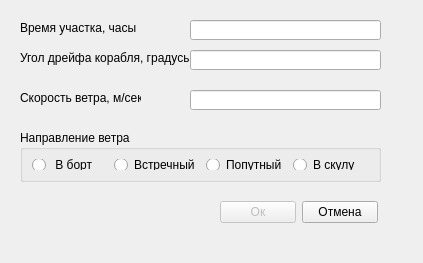
<?xml version="1.0" encoding="UTF-8"?>
<ui version="4.0">
 <class>Add_site</class>
 <widget class="QDialog" name="Add_site">
  <property name="geometry">
   <rect>
    <x>0</x>
    <y>0</y>
    <width>423</width>
    <height>263</height>
   </rect>
  </property>
  <property name="windowTitle">
   <string>Свойства участка</string>
  </property>
  <widget class="QLabel" name="label">
   <property name="geometry">
    <rect>
     <x>20</x>
     <y>20</y>
     <width>121</width>
     <height>16</height>
    </rect>
   </property>
   <property name="text">
    <string>Время участка, часы</string>
   </property>
  </widget>
  <widget class="QLabel" name="label_2">
   <property name="geometry">
    <rect>
     <x>20</x>
     <y>50</y>
     <width>171</width>
     <height>16</height>
    </rect>
   </property>
   <property name="text">
    <string>Угол дрейфа корабля, градусы</string>
   </property>
  </widget>
  <widget class="QLabel" name="label_3">
   <property name="geometry">
    <rect>
     <x>20</x>
     <y>90</y>
     <width>121</width>
     <height>16</height>
    </rect>
   </property>
   <property name="text">
    <string>Скорость ветра, м/сек</string>
   </property>
  </widget>
  <widget class="QLineEdit" name="TimeSite">
   <property name="geometry">
    <rect>
     <x>190</x>
     <y>20</y>
     <width>191</width>
     <height>20</height>
    </rect>
   </property>
  </widget>
  <widget class="QLineEdit" name="BettaAngle">
   <property name="geometry">
    <rect>
     <x>190</x>
     <y>50</y>
     <width>191</width>
     <height>20</height>
    </rect>
   </property>
  </widget>
  <widget class="QLineEdit" name="SpeedWind">
   <property name="geometry">
    <rect>
     <x>190</x>
     <y>90</y>
     <width>191</width>
     <height>20</height>
    </rect>
   </property>
  </widget>
  <widget class="QGroupBox" name="groupBox">
   <property name="geometry">
    <rect>
     <x>20</x>
     <y>130</y>
     <width>361</width>
     <height>52</height>
    </rect>
   </property>
   <property name="title">
    <string>Направление ветра</string>
   </property>
   <layout class="QHBoxLayout" name="horizontalLayout_2">
    <item>
     <layout class="QHBoxLayout" name="horizontalLayout">
      <item>
       <widget class="QRadioButton" name="WindBoard">
        <property name="text">
         <string> В борт</string>
        </property>
       </widget>
      </item>
      <item>
       <widget class="QRadioButton" name="WindHead">
        <property name="text">
         <string>Встречный</string>
        </property>
       </widget>
      </item>
      <item>
       <widget class="QRadioButton" name="WindFair">
        <property name="text">
         <string>Попутный</string>
        </property>
       </widget>
      </item>
      <item>
       <widget class="QRadioButton" name="WindScula">
        <property name="text">
         <string>В скулу</string>
        </property>
       </widget>
      </item>
     </layout>
    </item>
   </layout>
  </widget>
  <widget class="QWidget" name="">
   <property name="geometry">
    <rect>
     <x>220</x>
     <y>200</y>
     <width>158</width>
     <height>25</height>
    </rect>
   </property>
   <layout class="QHBoxLayout" name="horizontalLayout_3">
    <item>
     <widget class="QPushButton" name="AcceptedButton">
      <property name="enabled">
       <bool>false</bool>
      </property>
      <property name="text">
       <string>Ок</string>
      </property>
     </widget>
    </item>
    <item>
     <widget class="QPushButton" name="CencelButton">
      <property name="text">
       <string>Отмена</string>
      </property>
     </widget>
    </item>
   </layout>
  </widget>
 </widget>
 <resources/>
 <connections/>
</ui>
